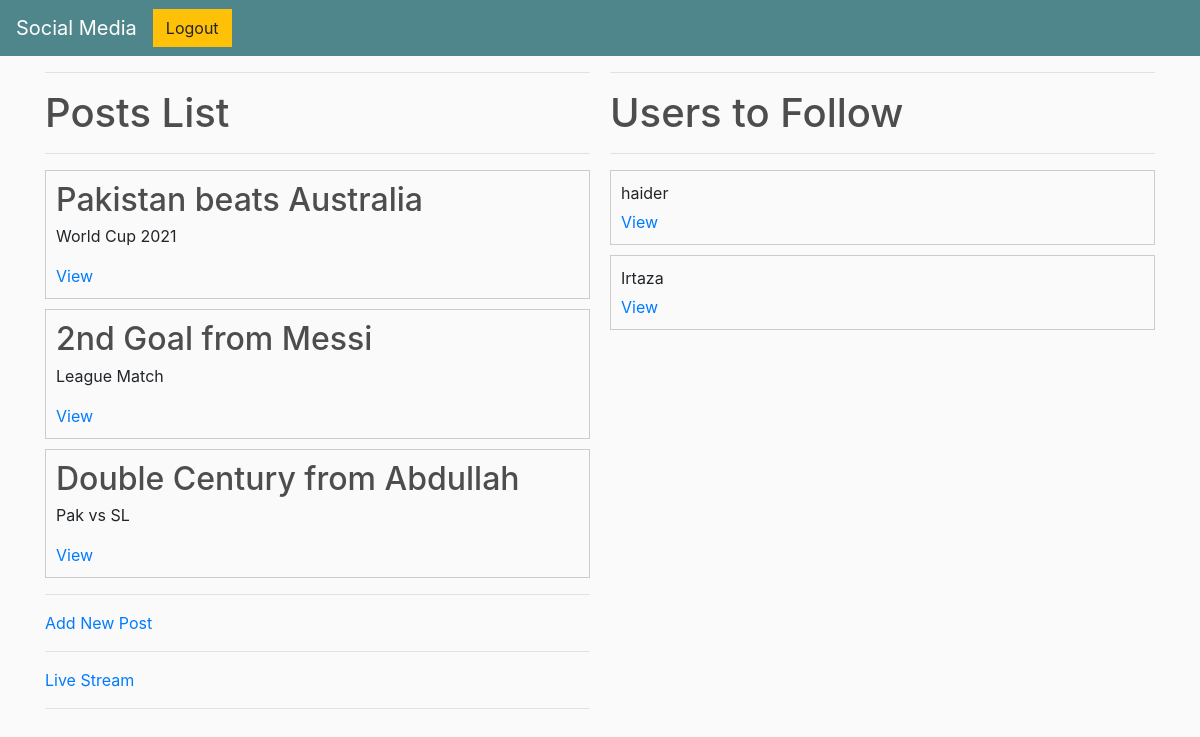
/ (signed in), run on the app's committed database.
### base/models.py (models this page shows, shortened)
class Post(models.Model):
    title = models.CharField(max_length=255)
    description = models.TextField()
    author = models.ForeignKey(User, on_delete=models.CASCADE)
    created_at = models.DateTimeField(auto_now_add=True)
    objects = models.Manager()
    post = PostManager()

### base/views.py (the view)
# urls.py: path("", views.PostList.as_view(), name= 'posts'),
class PostList(LoginRequiredMixin, ListView):
    model = Post
    context_object_name = 'posts'
    template_name = 'templates/base/post_list.html'
    def get_context_data(self, **kwargs):
        context = super().get_context_data(**kwargs)
        current_user = self.request.user
        context['posts'] = Post.objects.filter(author = current_user)
        users = User.objects.all()
        current_user = self.request.user
        context['users'] = [user for user in users if user != current_user]
        context['current_user'] = self.request.user.id
        return context

### templates/base/post_list.html (shortened to what this page needs)
{% extends 'templates/base/main.html' %}
{% block content %}
<div class="main-container">
    <div class="posts-column">
        <hr>
        <h1>Posts List</h1>
    <hr>
        {% for post in posts %}
            <div class="post">
                <h2>{{ post.title }}</h2>
                <p>{{ post.description }}</p>
                <a href="{% url 'post' post.id %}">View</a>
            </div>
        {% empty %}
            <h5>No posts in the list</h5>
        {% endfor %}
    <hr>
            <a href="{% url 'post-create' %}">Add New Post</a>
    <hr>
        <a href="{% url 'stream' current_user %}">Live Stream</a>
    <hr>
    </div>
    <div class="users-column">
        <hr>
        <h1>Users to Follow</h1>
<hr>
        {% for user in users %}
            <div class="user">
                <p>{{ user.username }}</p>
                  <a href="{% url 'user' user.id %}">View</a>
            </div>
        {% empty %}
            <h5>No users to follow</h5>
        {% endfor %}
    </div>
</div>
<br><br>
{% endblock content %}

### static/css/main.css (style rules this page uses)
body { background-color: hsl(0, 0%, 98%); }
h1,h2,h3,h4,h5,h6 { color:hsl(0, 0%, 30%); }

### templates/base/post_list.html (style rules this page uses)
.main-container { display: flex; gap: 20px; }
.posts-column, .users-column { flex: 1; }
.post, .user { border: 1px solid #ccc; padding: 10px; margin-bottom: 10px; }
.post h2, .user p { margin-bottom: 5px; }
.post a, .user a { margin-right: 10px; }

### data on the page
Post: title "Pakistan beats Australia", description "World Cup 2021"
Post: title "2nd Goal from Messi", description "League Match"
Post: title "Double Century from Abdullah", description "Pak vs SL"

### other printed values
{{ user.username }} "haider"
{{ user.username }} "Irtaza"
